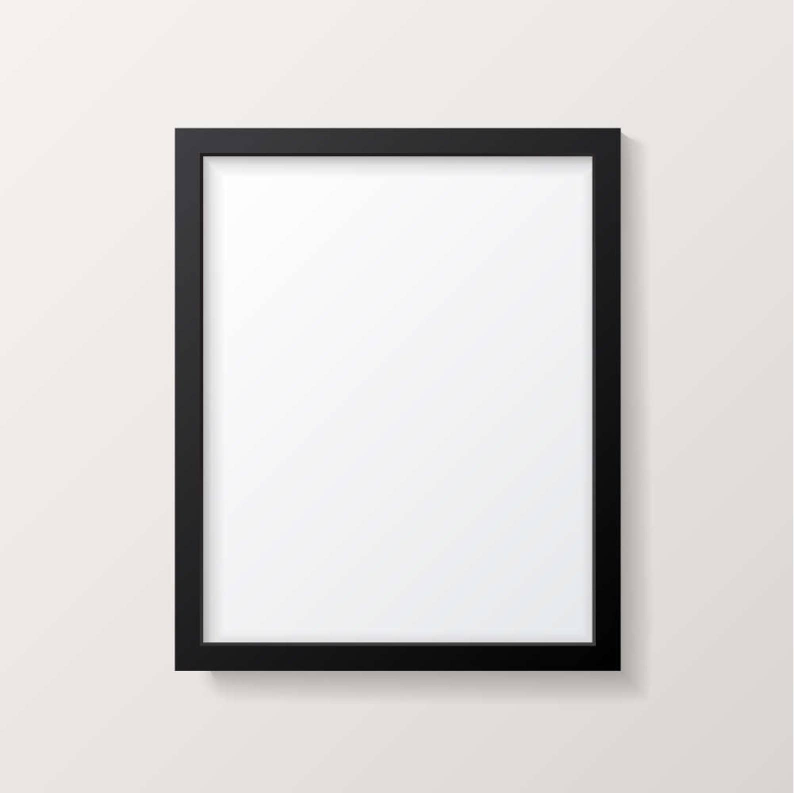
#> input picture images/templates/template.jpg, 1588 x 1586 px (shown at 1/2 size)
$ python create_mockups_1.py
#> lines starting #> are read from the running program, lines starting #| are printed output that depends on the picture

######### SOLUTION 1 DRAFT but useful ############

from PIL import Image, ImageFont

template = Image.open('./images/templates/template.jpg')
#> template is the input picture: PIL image 1588x1586 RGB; mean R, G, B 217.7, 214.6, 213.2
image = Image.open('./images/image.jpg')
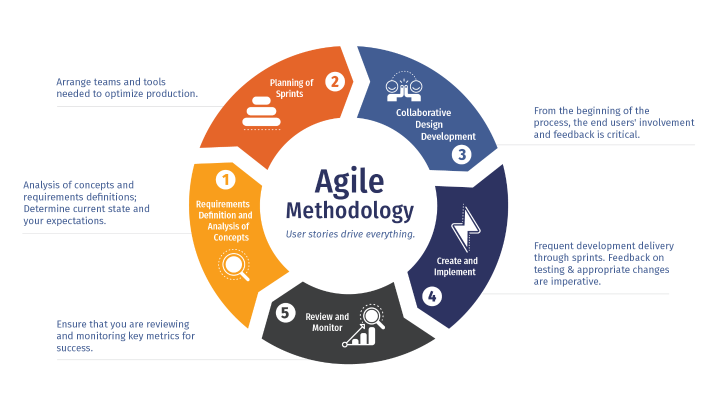
#> input picture images/image.jpg, 1431 x 820 px (shown at 1/2 size)
#> image is the input picture: PIL image 1431x820 RGB; mean R, G, B 232.2, 227.1, 225.6

width, height = template.size
#> width = 1588; height = 1586
image = image.resize((783, 982))
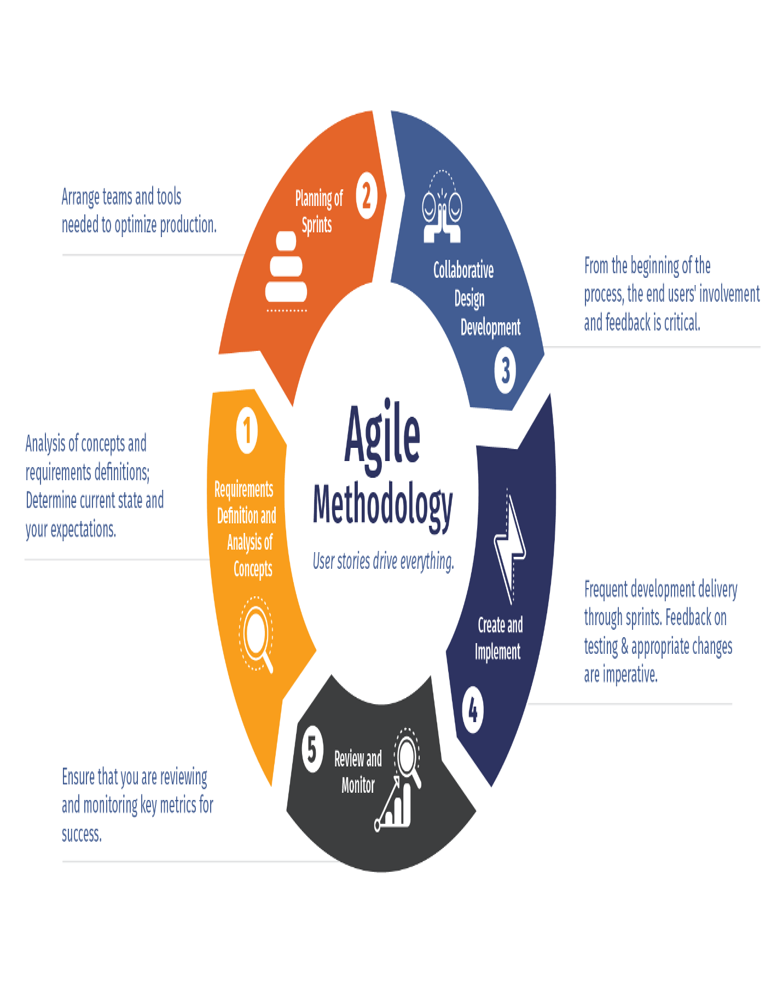
#> image: PIL image 783x982 RGB; mean R, G, B 232.1, 227, 225.5

mockup = Image.new('RGB', template.size, (255, 255, 255))
#> mockup: PIL image 1588x1586 RGB; every value is 255

mockup.paste(template, (0, 0))

x = 400
y = 300

mockup.paste(image, (x, y))
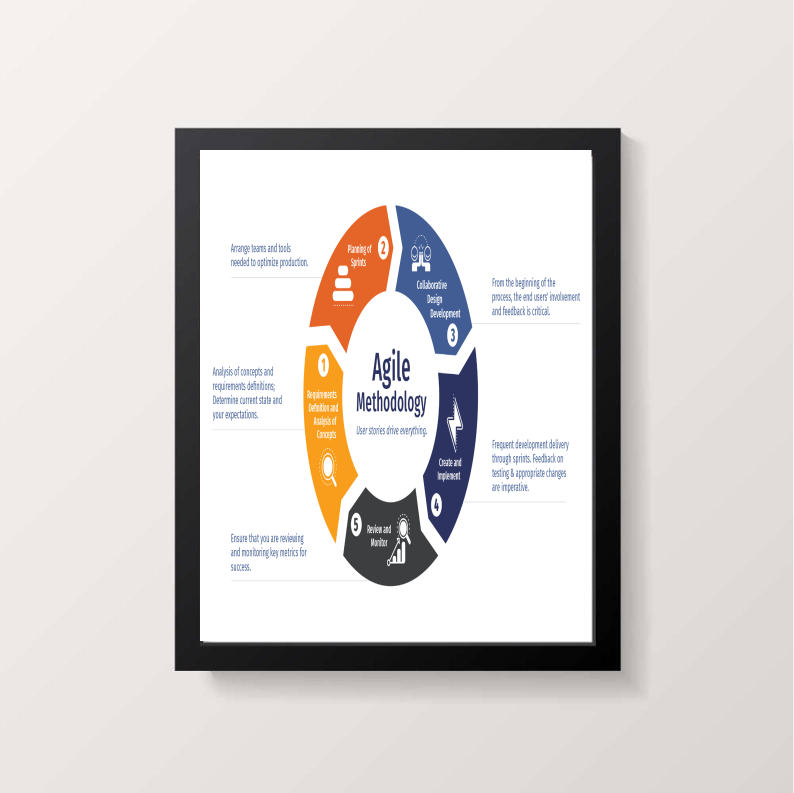
#> mockup: PIL image 1588x1586 RGB (shown at 1/2 size); mean R, G, B 216.4, 211.8, 209.6

mockup.save('./images/outputs/mockup_from_solution1.png')
